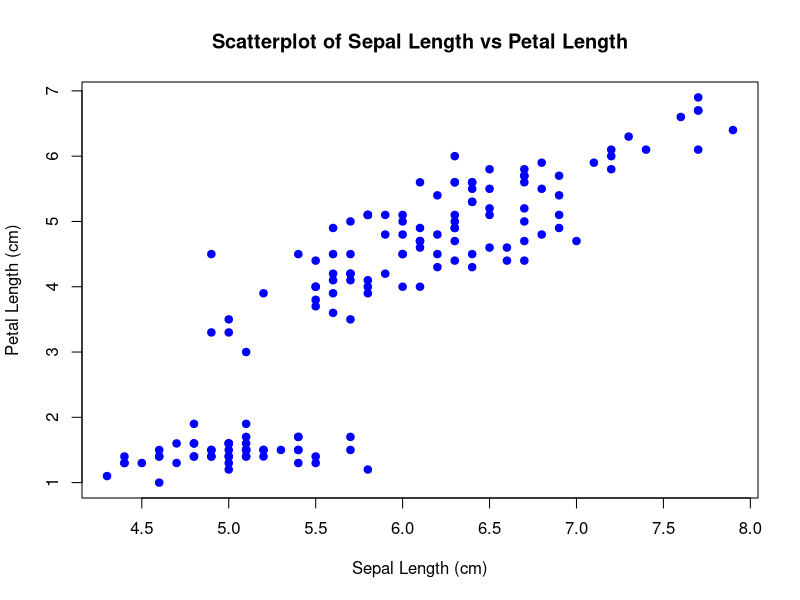

This chart was generated by the following R code:
data(iris)
png(filename = "output.png", width = 10, height = 6, units = "in", res = 300)
plot(iris$Sepal.Length, iris$Petal.Length,
     xlab = "Sepal Length (cm)",
     ylab = "Petal Length (cm)",
     main = "Scatterplot of Sepal Length vs Petal Length",
     col = "blue",
     pch = 19
)
dev.off()
